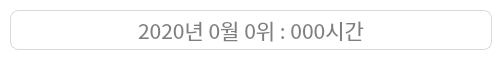
<?xml version="1.0" encoding="UTF-8"?>
<ui version="4.0">
 <class>usageLogBox</class>
 <widget class="QWidget" name="usageLogBox">
  <property name="geometry">
   <rect>
    <x>0</x>
    <y>0</y>
    <width>502</width>
    <height>60</height>
   </rect>
  </property>
  <property name="windowTitle">
   <string>Form</string>
  </property>
  <property name="styleSheet">
   <string notr="true">background-color: rgb(255, 255, 255);</string>
  </property>
  <widget class="QLabel" name="label">
   <property name="geometry">
    <rect>
     <x>10</x>
     <y>10</y>
     <width>482</width>
     <height>40</height>
    </rect>
   </property>
   <property name="font">
    <font>
     <family>NanumBarunpen</family>
     <pointsize>16</pointsize>
    </font>
   </property>
   <property name="styleSheet">
    <string notr="true">background-color: rgb(255, 255, 255);
border: 1px solid #D9D9D9;
border-radius: 8%;
color: #7F7F7F;</string>
   </property>
   <property name="text">
    <string>2020년 0월 0위 : 000시간</string>
   </property>
   <property name="alignment">
    <set>Qt::AlignCenter</set>
   </property>
  </widget>
 </widget>
 <resources/>
 <connections/>
</ui>
